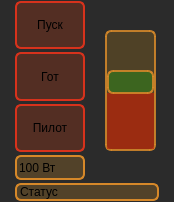
<?xml version="1.0" encoding="UTF-8"?>
<ui version="4.0">
 <class>WidgetLaserControl</class>
 <widget class="QWidget" name="WidgetLaserControl">
  <property name="geometry">
   <rect>
    <x>0</x>
    <y>0</y>
    <width>174</width>
    <height>202</height>
   </rect>
  </property>
  <property name="sizePolicy">
   <sizepolicy hsizetype="Minimum" vsizetype="Minimum">
    <horstretch>0</horstretch>
    <verstretch>0</verstretch>
   </sizepolicy>
  </property>
  <property name="maximumSize">
   <size>
    <width>175</width>
    <height>16777215</height>
   </size>
  </property>
  <property name="windowTitle">
   <string>Поворотное устройство</string>
  </property>
  <property name="styleSheet">
   <string notr="true">QWidget
{
	background-color: rgb(43, 43, 43);
}

QPushButton
{
	
	background-color: rgba(32, 156, 19, 83);
    border: 2px solid line;
    border-radius: 6px;
   
	border-color: rgb(30, 221, 78);
}

QPushButton:checked
{
	
	background-color: rgba(204, 53, 10, 62);
    border: 2px solid line;
    border-radius: 6px;	
	border-color: rgb(215, 50, 28);
}

QLineEdit
{
	
	background-color: rgba(32, 156, 19, 83);
    border: 2px solid line;
    border-radius: 6px;
   
	border-color: rgb(30, 221, 78);
}</string>
  </property>
  <layout class="QGridLayout" name="gridLayout">
   <property name="leftMargin">
    <number>1</number>
   </property>
   <property name="topMargin">
    <number>1</number>
   </property>
   <property name="rightMargin">
    <number>1</number>
   </property>
   <property name="bottomMargin">
    <number>1</number>
   </property>
   <property name="spacing">
    <number>3</number>
   </property>
   <item row="0" column="0">
    <layout class="QVBoxLayout" name="verticalLayout_2">
     <property name="spacing">
      <number>3</number>
     </property>
     <item>
      <widget class="QPushButton" name="butLaserPower">
       <property name="sizePolicy">
        <sizepolicy hsizetype="Minimum" vsizetype="MinimumExpanding">
         <horstretch>0</horstretch>
         <verstretch>0</verstretch>
        </sizepolicy>
       </property>
       <property name="minimumSize">
        <size>
         <width>0</width>
         <height>0</height>
        </size>
       </property>
       <property name="maximumSize">
        <size>
         <width>70</width>
         <height>16777215</height>
        </size>
       </property>
       <property name="styleSheet">
        <string notr="true">QPushButton
{
   background-color: rgba(204, 53, 10, 62);
    border: 2px solid line;
    border-radius: 6px;	
	border-color: rgb(215, 50, 28);
}

QPushButton::checked
{
	background-color: rgba(32, 156, 19, 83);
    border: 2px solid line;
    border-radius: 6px;
   
	border-color: rgb(30, 221, 78);
}</string>
       </property>
       <property name="text">
        <string>Пуск</string>
       </property>
       <property name="checkable">
        <bool>true</bool>
       </property>
       <property name="checked">
        <bool>false</bool>
       </property>
      </widget>
     </item>
     <item>
      <widget class="QPushButton" name="butLaserReady">
       <property name="sizePolicy">
        <sizepolicy hsizetype="Minimum" vsizetype="MinimumExpanding">
         <horstretch>0</horstretch>
         <verstretch>0</verstretch>
        </sizepolicy>
       </property>
       <property name="maximumSize">
        <size>
         <width>70</width>
         <height>16777215</height>
        </size>
       </property>
       <property name="styleSheet">
        <string notr="true">QPushButton
{
   background-color: rgba(204, 53, 10, 62);
    border: 2px solid line;
    border-radius: 6px;	
	border-color: rgb(215, 50, 28);
}

QPushButton::checked
{
	background-color: rgba(32, 156, 19, 83);
    border: 2px solid line;
    border-radius: 6px;
   
	border-color: rgb(30, 221, 78);
}</string>
       </property>
       <property name="text">
        <string>Гот</string>
       </property>
       <property name="checkable">
        <bool>true</bool>
       </property>
      </widget>
     </item>
     <item>
      <widget class="QPushButton" name="butLaserPilot">
       <property name="sizePolicy">
        <sizepolicy hsizetype="Minimum" vsizetype="MinimumExpanding">
         <horstretch>0</horstretch>
         <verstretch>0</verstretch>
        </sizepolicy>
       </property>
       <property name="minimumSize">
        <size>
         <width>0</width>
         <height>25</height>
        </size>
       </property>
       <property name="maximumSize">
        <size>
         <width>70</width>
         <height>16777215</height>
        </size>
       </property>
       <property name="styleSheet">
        <string notr="true">QPushButton
{
   background-color: rgba(204, 53, 10, 62);
    border: 2px solid line;
    border-radius: 6px;	
	border-color: rgb(215, 50, 28);
}

QPushButton::checked
{
	background-color: rgba(32, 156, 19, 83);
    border: 2px solid line;
    border-radius: 6px;
   
	border-color: rgb(30, 221, 78);
}</string>
       </property>
       <property name="text">
        <string>Пилот</string>
       </property>
       <property name="checkable">
        <bool>true</bool>
       </property>
      </widget>
     </item>
     <item>
      <widget class="QLineEdit" name="lineSetPower">
       <property name="sizePolicy">
        <sizepolicy hsizetype="Minimum" vsizetype="Fixed">
         <horstretch>0</horstretch>
         <verstretch>0</verstretch>
        </sizepolicy>
       </property>
       <property name="minimumSize">
        <size>
         <width>0</width>
         <height>25</height>
        </size>
       </property>
       <property name="maximumSize">
        <size>
         <width>70</width>
         <height>16777215</height>
        </size>
       </property>
       <property name="styleSheet">
        <string notr="true">QLineEdit
{
	background-color: rgba(209, 142, 34, 60);
    border: 2px solid line;
    border-radius: 6px;
   
	border-color: rgb(214, 136, 41);
}

</string>
       </property>
       <property name="text">
        <string>100 Вт</string>
       </property>
      </widget>
     </item>
    </layout>
   </item>
   <item row="0" column="1">
    <layout class="QVBoxLayout" name="verticalLayout_3">
     <property name="spacing">
      <number>1</number>
     </property>
     <property name="leftMargin">
      <number>1</number>
     </property>
     <property name="topMargin">
      <number>1</number>
     </property>
     <property name="rightMargin">
      <number>1</number>
     </property>
     <property name="bottomMargin">
      <number>1</number>
     </property>
     <item>
      <widget class="QScrollBar" name="scrollSetPower">
       <property name="sizePolicy">
        <sizepolicy hsizetype="MinimumExpanding" vsizetype="Minimum">
         <horstretch>0</horstretch>
         <verstretch>0</verstretch>
        </sizepolicy>
       </property>
       <property name="maximumSize">
        <size>
         <width>55</width>
         <height>16777215</height>
        </size>
       </property>
       <property name="styleSheet">
        <string notr="true">QScrollBar:vertical {
	background-color: rgba(181, 126, 24, 0.26);
    border: 2px solid line;
    border-radius: 6px;
   
	border-color: rgba(214, 136, 41, 0.87);
    height: 10px;
    min-width: 40px;
  margin: 28px 2px 28px 2px;
}

 QScrollBar::handle:vertical 
 {
	
	background-color: rgba(32, 156, 19, 0.4);
    border: 2px solid line;
    border-radius: 6px;
   
	border-color: rgba(214, 136, 41, 0.87);
    height: 20px;
    min-height: 20px;
 }


 QScrollBar::sub-line:vertical,QScrollBar::sub-line:vertical:pressed
 {
     border: 2px solid grey;
     border-radius: 4px;
     height: 20px;
     width: 46px;
     subcontrol-position: top;
     subcontrol-origin: margin;

     image: url(D:/PICTURES/ImagesToPrograms/arrow_up.png);

	 border-color: rgba(214, 136, 41, 0.87);
     background: rgba(94, 84, 71, 0.38);

     margin: 2px 2px 2px 2px;
 }

 QScrollBar::sub-line:vertical:pressed
 {
	 border-color: rgba(214, 110, 41, 0.87);
     background: rgba(94, 81, 71, 0.76);
 }

 QScrollBar::add-line:vertical, QScrollBar::add-line:vertical:pressed
 {
     border: 2px solid grey;
     border-radius: 4px;
     height: 20px;
     width: 46px;
     subcontrol-position: bottom;
     subcontrol-origin: margin;
     image: url(D:/PICTURES/ImagesToPrograms/arrow_down.png);

	 border-color: rgba(214, 136, 41, 0.87);
     background: rgba(94, 84, 71, 0.38);
 }

 QScrollBar::add-line:vertical:pressed
 {
	 border-color: rgba(214, 110, 41, 0.87);
     background: rgba(94, 81, 71, 0.76);
 }

 QScrollBar::up-arrow:vertical 
 {
     border: 0px solid grey;
     width: 60px;
     height: 15px;
 }
 
 QScrollBar::down-arrow:vertical 
 {
     border: 0px solid grey;
     width: 60px;
     height: 15px;
 }

QScrollBar::add-page:vertical
{
	background-color: rgba(182, 36, 10, 0.74);
}

QScrollBar::sub-page:vertical
 {
  background-color: none;

 }</string>
       </property>
       <property name="value">
        <number>40</number>
       </property>
       <property name="orientation">
        <enum>Qt::Orientation::Vertical</enum>
       </property>
      </widget>
     </item>
    </layout>
   </item>
   <item row="1" column="0" colspan="2">
    <layout class="QHBoxLayout" name="horizontalLayout">
     <item>
      <widget class="QLabel" name="labelLaserPowerStatus">
       <property name="sizePolicy">
        <sizepolicy hsizetype="Minimum" vsizetype="Maximum">
         <horstretch>0</horstretch>
         <verstretch>0</verstretch>
        </sizepolicy>
       </property>
       <property name="maximumSize">
        <size>
         <width>16777215</width>
         <height>16777215</height>
        </size>
       </property>
       <property name="styleSheet">
        <string notr="true">QLabel
{
	background-color: rgba(209, 142, 34, 60);
    border: 2px solid line;
    border-radius: 6px;
   
	border-color: rgb(214, 136, 41);
}

</string>
       </property>
       <property name="text">
        <string>Статус</string>
       </property>
      </widget>
     </item>
    </layout>
   </item>
  </layout>
 </widget>
 <resources>
  <include location="Images.qrc"/>
 </resources>
 <connections/>
</ui>
